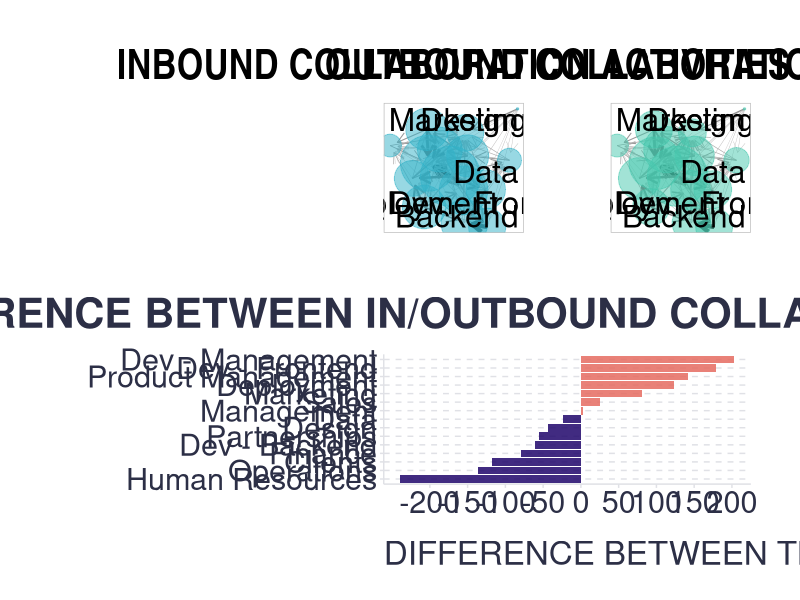

This chart was generated by the following R code:
## ---- chunk 1

# uploading libraries
library(tidyverse)
library(igraph)
library(ggraph)
library(patchwork)

# uploading data with nodes/ties based on the current frequency of communication via Slack
nodesR <- readr::read_csv("./nodes.csv") 
tiesR <- readr::read_csv("./ties.csv")

# specifying cut-off value for showing only the x% of strongest edges
prob = 1

# changing coding of individual nodes in the network
ties <- tiesR %>%
  dplyr::left_join(nodesR, by = c("from" = "id")) %>%
  dplyr::select(-from) %>% 
  dplyr::rename(from = name) %>%
  dplyr::left_join(nodesR, by = c("to" = "id")) %>%
  dplyr::select(-to) %>%
  dplyr::rename(to = name) %>%
  dplyr::select(from, to, weight) %>%
  dplyr::mutate(
    from = stringr::str_to_title(from),
    to = stringr::str_to_title(to),
    from = stringr::str_replace(from, "Development", "Dev"),
    to = stringr::str_replace(to, "Development", "Dev"),
    from = stringr::str_replace(from, "Dev Management", "Dev - Management"),
    to = stringr::str_replace(to, "Dev Management", "Dev - Management")
  )
  
nodes <- nodesR %>%
  dplyr::select(-id) %>%
  dplyr::mutate(
    name = stringr::str_to_title(name),
    name = stringr::str_replace(name, "Development", "Dev"),
    name = stringr::str_replace(name, "Dev Management", "Dev - Management")
  )


# making the network from the data frame 
g <- igraph::graph_from_data_frame(d = ties, vertices = nodes, directed = TRUE)

# setting name of the network
g$name <- "Collaboration via Slack"

# assigning ids to nodes
V(g)$id <- seq_len(vcount(g))

# cutoff value for showing only the x% of strongest edges
cutoff <- quantile(ties$weight, probs = prob)[[1]]

# visualizing the inbound network
set.seed(1234)
inG <- ggraph(g, layout = 'fr', maxiter = 50000) +
  ggraph::geom_edge_link(aes(edge_width = ifelse(weight > cutoff, NA, weight), edge_color = weight), arrow = arrow(length = unit(3, 'mm')), end_cap = circle(2, 'mm')) + 
  ggraph::geom_node_point(aes(size = inbound), alpha = 0.5, fill = "#32b2c7", color = "#32b2c7") +
  ggraph::scale_edge_width(range = c(0.1, 1.8)) +
  ggraph::scale_edge_color_gradient(low = "#b8b6b6", high = "#000000", guide = "none") +
  ggplot2::scale_size(range = c(0.5, 20)) +
  ggraph::geom_node_text(aes(label = name), repel = TRUE, size = 8) +
  ggraph::theme_graph(background = "white", foreground = "grey" , border = TRUE) +
  ggplot2::theme(
    legend.position = "",
    legend.box = "vertical",
    legend.title=element_text(size=8),
    legend.text=element_text(size=8),
    legend.spacing.y = unit(-0.2, "cm"),
    plot.title = element_text(hjust = 0.5, size = 30),
    plot.caption.position =  "plot"
    ) +
  ggplot2::guides(
    size = guide_legend(reverse=TRUE, order = 1),
    color = guide_legend(order = 3, ncol=10, override.aes = list(size=5)),
    edge_width = guide_legend(reverse=TRUE, order = 2)
  ) +
  ggplot2::labs(
    edge_width = "Mutual collaboration",
    edge_color = "Mutual collaboration",
    color = "",
    size = "Communication intensity",
    title = stringr::str_glue("INBOUND COLLABORATION ACTIVITIES")
    )



# visualizing the outbound network
set.seed(1234)
outG <- ggraph(g, layout = 'fr', maxiter = 50000) +
  ggraph::geom_edge_link(aes(edge_width = ifelse(weight > cutoff, NA, weight), edge_color = weight), arrow = arrow(length = unit(3, 'mm')), end_cap = circle(2, 'mm')) + 
  ggraph::geom_node_point(aes(size = outbound), alpha = 0.5, fill = "#46c8ae", color = "#46c8ae") +
  ggraph::scale_edge_width(range = c(0.1, 1.8)) +
  ggraph::scale_edge_color_gradient(low = "#b8b6b6", high = "#000000", guide = "none") +
  ggplot2::scale_size(range = c(0.5, 20)) +
  ggraph::geom_node_text(aes(label = name), repel = TRUE, size = 8) +
  ggraph::theme_graph(background = "white", foreground = "grey" , border = TRUE) +
  ggplot2::theme(
    legend.position = "",
    legend.box = "vertical",
    legend.title=element_text(size=8),
    legend.text=element_text(size=8),
    legend.spacing.y = unit(-0.2, "cm"),
    plot.title = element_text(hjust = 0.5, size = 30),
    plot.caption.position =  "plot"
  ) +
  ggplot2::guides(
    size = guide_legend(reverse=TRUE, order = 1),
    color = guide_legend(order = 3, ncol=10, override.aes = list(size=5)),
    edge_width = guide_legend(reverse=TRUE, order = 2)
  ) +
  ggplot2::labs(
    edge_width = "Mutual collaboration",
    edge_color = "Mutual collaboration",
    color = "",
    size = "Communication intensity",
    title = stringr::str_glue("OUTBOUND COLLABORATION ACTIVITIES")
  )


# bar chart with info about difference between inbound and outbound collaboration activities
inoutDiffG <- nodes %>%
  ggplot2::ggplot(aes(x = forcats::fct_reorder(name, inoutDiff), y = inoutDiff)) +
  ggplot2::geom_bar(stat = "identity", fill = ifelse(nodes$inoutDiff > 0, "#e56b61", "#20066b"), alpha = 0.85) +
  ggplot2::scale_y_continuous(breaks = seq(-200,200,50)) +
  ggplot2::labs(
    x = "",
    title = "DIFFERENCE BETWEEN IN/OUTBOUND COLLABORATION ACTIVITIES",
    y = "DIFFERENCE BETWEEN THE NUMBER OF IN/OUTBOUND INSTANT MESSAGES"
  ) +
  ggplot2::coord_flip() +
  ggplot2::theme(plot.title = element_text(color = '#2C2F46', face = "bold", size = 30, margin=margin(0,0,12,0), hjust = 0.5),
        plot.subtitle = element_text(color = '#2C2F46', face = "plain", size = 16, margin=margin(0,0,20,0)),
        plot.caption = element_text(color = '#2C2F46', face = "plain", size = 11, hjust = 0),
        axis.title.x.bottom = element_text(margin = margin(t = 15, r = 0, b = 0, l = 0), color = '#2C2F46', face = "plain", size = 24, lineheight = 16, hjust = 0),
        axis.title.y.left = element_text(margin = margin(t = 0, r = 15, b = 0, l = 0), color = '#2C2F46', face = "plain", size = 12, lineheight = 16, hjust = 1),
        axis.title.y.right = element_text(margin = margin(t = 0, r = 0, b = 0, l = 15), color = '#2C2F46', face = "plain", size = 13, lineheight = 16, hjust = 0),
        axis.text = element_text(color = '#2C2F46', face = "plain", size = 22, lineheight = 16),
        axis.line.x = element_line(colour = "#E0E1E6"),
        axis.line.y = element_line(colour = "#E0E1E6"),
        legend.position=c(.15,.5),
        legend.key = element_rect(fill = "white"),
        legend.key.width = unit(1.6, "line"),
        legend.margin = margin(-0.8,0,0,0, unit="cm"),
        legend.text = element_text(color = '#2C2F46', face = "plain", size = 10, lineheight = 16),
        panel.background = element_blank(),
        panel.grid.major.y = element_line(color = "#E0E1E6", linetype = "dashed"),
        panel.grid.major.x = element_blank(),
        panel.grid.minor = element_blank(),
        axis.ticks.x = element_line(color = "#E0E1E6"),
        axis.ticks.y = element_line(color = "#E0E1E6"),
        plot.margin=unit(c(5,5,5,5),"mm"), 
        plot.caption.position =  "plot"
  )

# combining the charts
g <- (inG + outG) / inoutDiffG

print(g)
